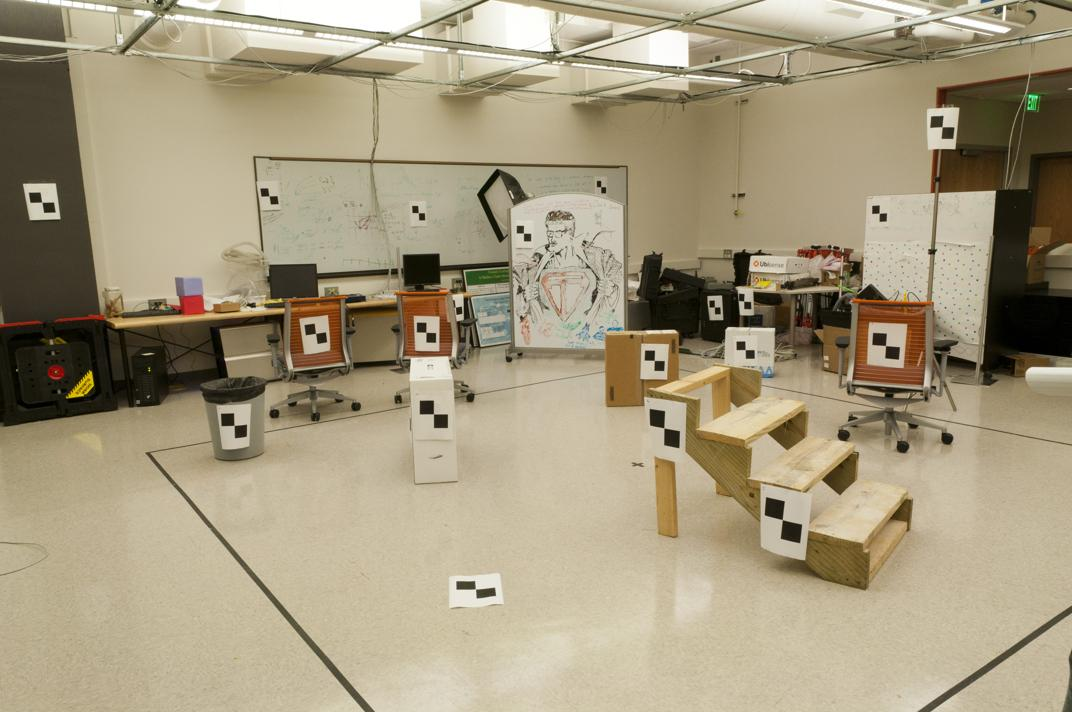
#> input picture pic_a.jpg, 1072 x 712 px
$ python surf.py pic_a.jpg a.jpg   (Python 2 division)
#> lines starting #> are read from the running program, lines starting #| are printed output that depends on the picture
import numpy as np
import cv2
from matplotlib import pyplot as plt
import sys

if len(sys.argv) < 2:
	print "Format : python surf.py <image1> <image2>"
	exit()

img = cv2.imread(sys.argv[1])
#> img is the input picture: shape (712, 1072, 3); mean B, G, R 126.2, 153, 164.7
img2 = cv2.imread(sys.argv[2])
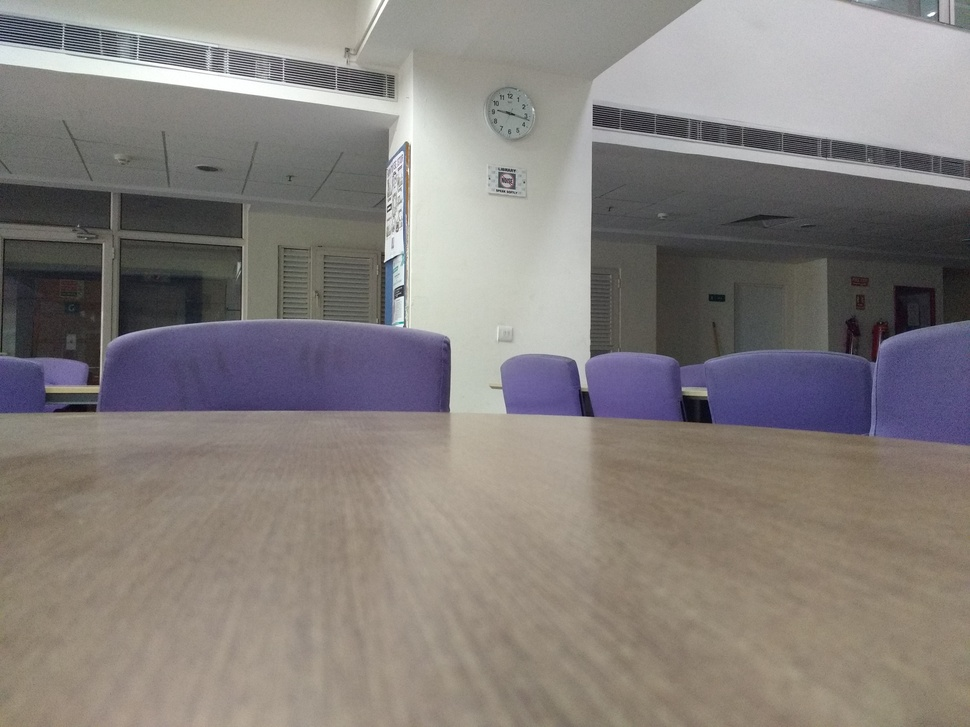
#> input picture a.jpg, 970 x 727 px, shrunk from 4160 x 3120 before the run
#> img2 is the input picture: shape (727, 970, 3); mean B, G, R 124.1, 127.5, 133.1
gray = cv2.cvtColor(img, cv2.COLOR_BGR2GRAY)
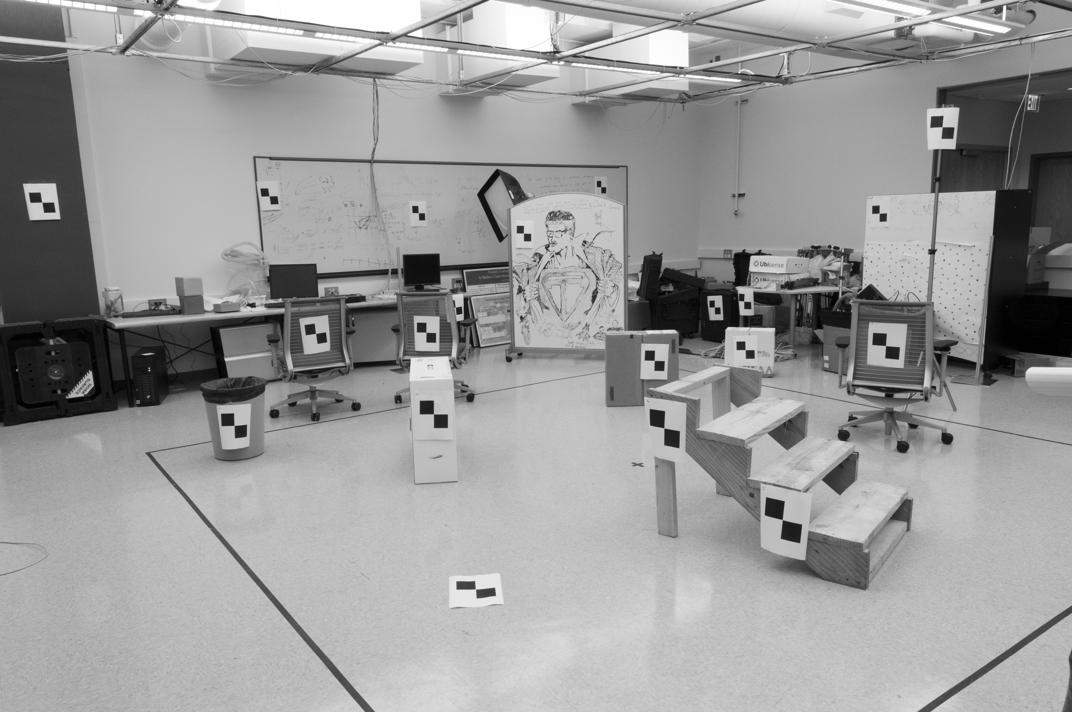
#> gray: shape (712, 1072); min 0, max 255, mean 153.5
gray2 = cv2.cvtColor(img2, cv2.COLOR_BGR2GRAY)
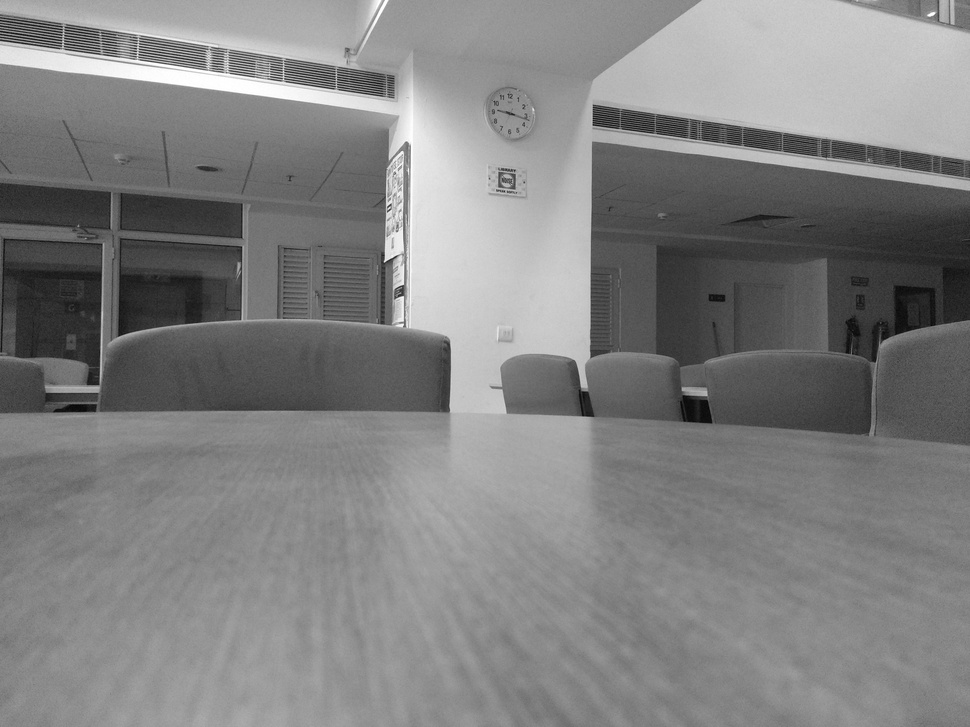
#> gray2: shape (727, 970); min 4, max 255, mean 128.8
#> (the run stopped early here; a loop or call above may not have finished)
